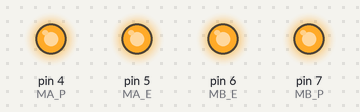
Recording of a sketch running on a simulated Arduino Uno, built with avr-gcc and run on an emulated ATmega328P. Parts: output pins drawn as LEDs (lit = HIGH).

Above: at 1.0 s.
At 3.0 s:
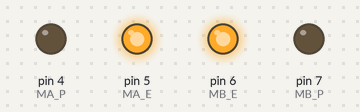
At 5.0 s:
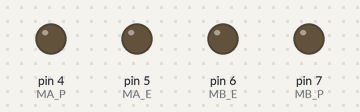
Timing chart, 0 to 7.8 s (numbered marks = the images above):
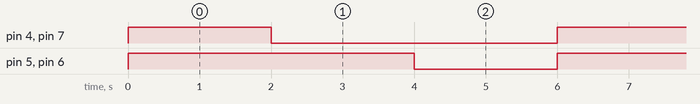

The sketch:

motor_test.ino
```cpp
int MA_E = 5;   //pwm control motor speed
int MA_P = 4;    //power level control rotation direction
int MB_E = 6;   //pwm control motor speed
int MB_P = 7;    //power level control rotation direction

void setup() {
  // put your setup code here, to run once:
  pinMode(MA_E, OUTPUT);
  pinMode(MA_P, OUTPUT);
  pinMode(MB_E, OUTPUT);
  pinMode(MB_P, OUTPUT);
}

void loop() {
  // put your main code here, to run repeatedly:
  //revers rotation
  analogWrite(MA_E, 255);
  digitalWrite(MA_P, HIGH);
  analogWrite(MB_E, 255);
  digitalWrite(MB_P, HIGH);
  delay(2000);
  //forward rotation
  // digitalWrite(MA_E, HIGH);
  analogWrite(MA_E, 255);
  digitalWrite(MA_P, LOW);
  analogWrite(MA_E, 255);
  digitalWrite(MB_P, LOW);
  delay(2000);
  //stop
  analogWrite(MA_E, 0);
  digitalWrite(MA_P, LOW);
  analogWrite(MB_E, 0);
  digitalWrite(MB_P, LOW);
  delay(2000);
}
```

Measured:
- by itself, pin 4 (MA_P), pin 7 (MB_P): alternates HIGH for 2.0 s and LOW for 4.0 s
- by itself, pin 5 (MA_E), pin 6 (MB_E): alternates HIGH for 4.0 s and LOW for 2.0 s
- by itself, everything shown: repeats every 6.0 s, in 3 steps
